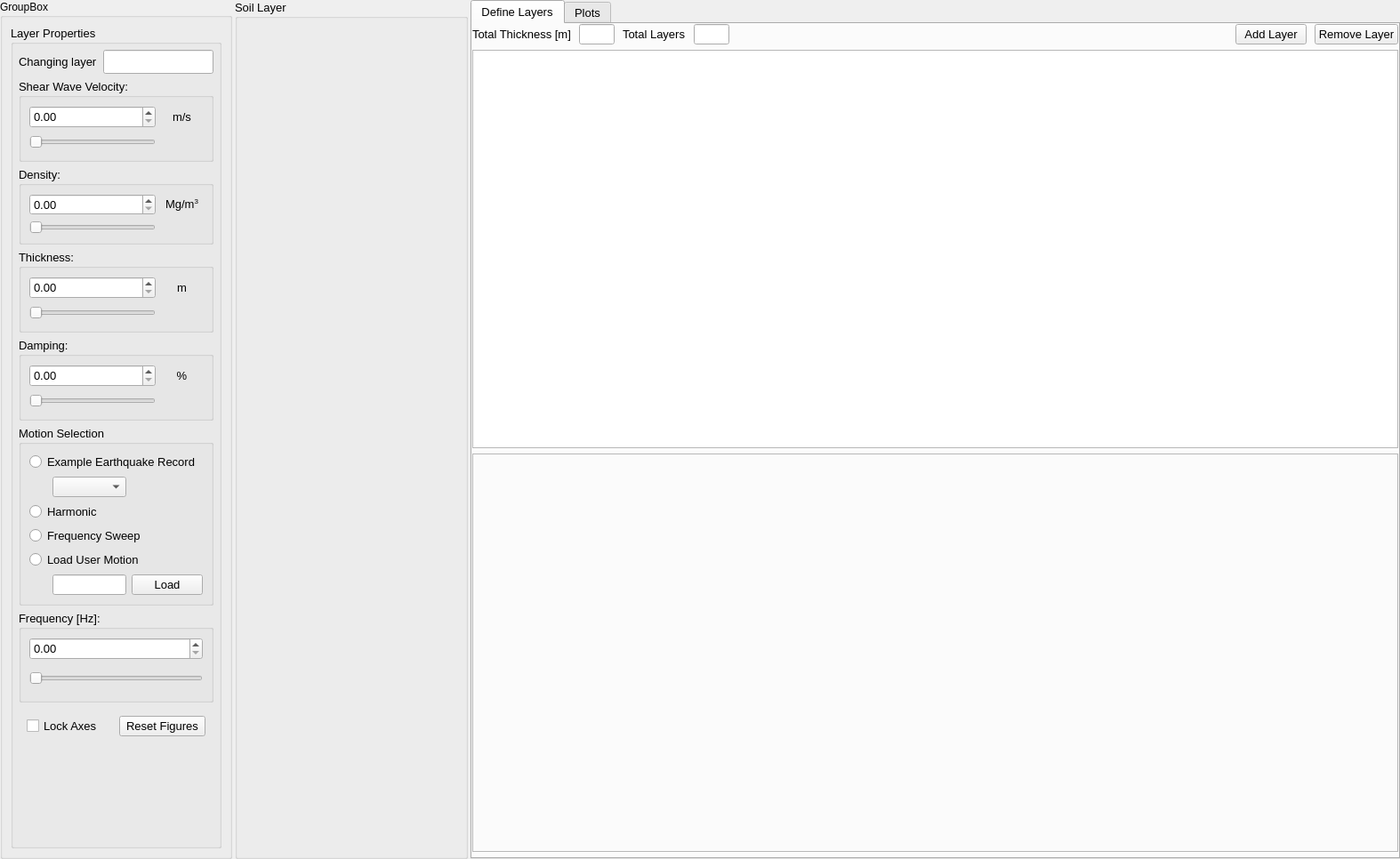
<?xml version="1.0" encoding="UTF-8"?>
<ui version="4.0">
 <class>MainWindow</class>
 <widget class="QMainWindow" name="MainWindow">
  <property name="geometry">
   <rect>
    <x>0</x>
    <y>0</y>
    <width>1574</width>
    <height>966</height>
   </rect>
  </property>
  <property name="windowTitle">
   <string>MainWindow</string>
  </property>
  <widget class="QWidget" name="centralwidget">
   <property name="autoFillBackground">
    <bool>true</bool>
   </property>
   <layout class="QGridLayout" name="gridLayout_2">
    <property name="leftMargin">
     <number>0</number>
    </property>
    <property name="topMargin">
     <number>0</number>
    </property>
    <property name="rightMargin">
     <number>0</number>
    </property>
    <property name="bottomMargin">
     <number>0</number>
    </property>
    <property name="spacing">
     <number>3</number>
    </property>
    <item row="0" column="1">
     <layout class="QGridLayout" name="gridLayout" columnstretch="1,1,4">
      <item row="0" column="2">
       <widget class="QTabWidget" name="tabWidget">
        <property name="sizePolicy">
         <sizepolicy hsizetype="Expanding" vsizetype="Expanding">
          <horstretch>8</horstretch>
          <verstretch>0</verstretch>
         </sizepolicy>
        </property>
        <property name="font">
         <font>
          <pointsize>10</pointsize>
         </font>
        </property>
        <property name="currentIndex">
         <number>0</number>
        </property>
        <widget class="QWidget" name="layerTab">
         <property name="sizePolicy">
          <sizepolicy hsizetype="Preferred" vsizetype="Preferred">
           <horstretch>8</horstretch>
           <verstretch>0</verstretch>
          </sizepolicy>
         </property>
         <attribute name="title">
          <string>Define Layers</string>
         </attribute>
         <layout class="QVBoxLayout" name="verticalLayout">
          <property name="spacing">
           <number>6</number>
          </property>
          <property name="leftMargin">
           <number>0</number>
          </property>
          <property name="topMargin">
           <number>0</number>
          </property>
          <property name="rightMargin">
           <number>0</number>
          </property>
          <property name="bottomMargin">
           <number>0</number>
          </property>
          <item>
           <layout class="QHBoxLayout" name="horizontalLayout">
            <property name="spacing">
             <number>9</number>
            </property>
            <item>
             <widget class="QLabel" name="heightLabel">
              <property name="font">
               <font>
                <pointsize>10</pointsize>
               </font>
              </property>
              <property name="text">
               <string>Total Thickness [m]</string>
              </property>
             </widget>
            </item>
            <item>
             <widget class="QLineEdit" name="totalHeight">
              <property name="maximumSize">
               <size>
                <width>40</width>
                <height>16777215</height>
               </size>
              </property>
              <property name="font">
               <font>
                <pointsize>10</pointsize>
               </font>
              </property>
              <property name="alignment">
               <set>Qt::AlignCenter</set>
              </property>
             </widget>
            </item>
            <item>
             <widget class="QLabel" name="totalLabel">
              <property name="font">
               <font>
                <pointsize>10</pointsize>
               </font>
              </property>
              <property name="text">
               <string>Total Layers</string>
              </property>
             </widget>
            </item>
            <item>
             <widget class="QLineEdit" name="totalLayerLineEdit">
              <property name="maximumSize">
               <size>
                <width>40</width>
                <height>16777215</height>
               </size>
              </property>
              <property name="font">
               <font>
                <pointsize>10</pointsize>
               </font>
              </property>
              <property name="alignment">
               <set>Qt::AlignCenter</set>
              </property>
             </widget>
            </item>
            <item>
             <spacer name="horizontalSpacer">
              <property name="orientation">
               <enum>Qt::Horizontal</enum>
              </property>
              <property name="sizeHint" stdset="0">
               <size>
                <width>40</width>
                <height>20</height>
               </size>
              </property>
             </spacer>
            </item>
            <item>
             <widget class="QPushButton" name="addRowBtn">
              <property name="font">
               <font>
                <pointsize>10</pointsize>
               </font>
              </property>
              <property name="text">
               <string>Add Layer</string>
              </property>
             </widget>
            </item>
            <item>
             <widget class="QPushButton" name="delRowBtn">
              <property name="font">
               <font>
                <pointsize>10</pointsize>
               </font>
              </property>
              <property name="text">
               <string>Remove Layer</string>
              </property>
             </widget>
            </item>
           </layout>
          </item>
          <item>
           <widget class="BonzaTableView" name="tableView">
            <property name="sizePolicy">
             <sizepolicy hsizetype="Expanding" vsizetype="Expanding">
              <horstretch>0</horstretch>
              <verstretch>0</verstretch>
             </sizepolicy>
            </property>
            <property name="minimumSize">
             <size>
              <width>0</width>
              <height>0</height>
             </size>
            </property>
           </widget>
          </item>
          <item>
           <widget class="SimFigure" name="TransferFunctionFig_TabLayer">
            <property name="sizePolicy">
             <sizepolicy hsizetype="Preferred" vsizetype="Expanding">
              <horstretch>0</horstretch>
              <verstretch>0</verstretch>
             </sizepolicy>
            </property>
            <property name="frameShape">
             <enum>QFrame::StyledPanel</enum>
            </property>
            <property name="frameShadow">
             <enum>QFrame::Raised</enum>
            </property>
           </widget>
          </item>
          <item>
           <widget class="FooterWidget" name="widget" native="true"/>
          </item>
         </layout>
        </widget>
        <widget class="QWidget" name="plotsTab">
         <attribute name="title">
          <string>Plots</string>
         </attribute>
         <layout class="QVBoxLayout" name="verticalLayout_10">
          <item>
           <widget class="SimFigure" name="AccOutputFig">
            <property name="frameShape">
             <enum>QFrame::StyledPanel</enum>
            </property>
            <property name="frameShadow">
             <enum>QFrame::Raised</enum>
            </property>
           </widget>
          </item>
          <item>
           <widget class="SimFigure" name="FourierOutputFig">
            <property name="frameShape">
             <enum>QFrame::StyledPanel</enum>
            </property>
            <property name="frameShadow">
             <enum>QFrame::Raised</enum>
            </property>
           </widget>
          </item>
          <item>
           <widget class="SimFigure" name="TransferFunctionFig">
            <property name="frameShape">
             <enum>QFrame::StyledPanel</enum>
            </property>
            <property name="frameShadow">
             <enum>QFrame::Raised</enum>
            </property>
           </widget>
          </item>
          <item>
           <widget class="SimFigure" name="FourierInputFig">
            <property name="frameShape">
             <enum>QFrame::StyledPanel</enum>
            </property>
            <property name="frameShadow">
             <enum>QFrame::Raised</enum>
            </property>
           </widget>
          </item>
          <item>
           <widget class="SimFigure" name="AccInputFig">
            <property name="frameShape">
             <enum>QFrame::StyledPanel</enum>
            </property>
            <property name="frameShadow">
             <enum>QFrame::Raised</enum>
            </property>
           </widget>
          </item>
         </layout>
        </widget>
       </widget>
      </item>
      <item row="0" column="0">
       <widget class="QGroupBox" name="groupBox">
        <property name="sizePolicy">
         <sizepolicy hsizetype="Expanding" vsizetype="Preferred">
          <horstretch>0</horstretch>
          <verstretch>0</verstretch>
         </sizepolicy>
        </property>
        <property name="title">
         <string>GroupBox</string>
        </property>
        <layout class="QVBoxLayout" name="verticalLayout_8">
         <item>
          <widget class="QGroupBox" name="controlGroupBox">
           <property name="sizePolicy">
            <sizepolicy hsizetype="Minimum" vsizetype="Preferred">
             <horstretch>0</horstretch>
             <verstretch>0</verstretch>
            </sizepolicy>
           </property>
           <property name="minimumSize">
            <size>
             <width>200</width>
             <height>0</height>
            </size>
           </property>
           <property name="font">
            <font>
             <pointsize>10</pointsize>
            </font>
           </property>
           <property name="title">
            <string>Layer Properties</string>
           </property>
           <layout class="QGridLayout" name="gridLayout_5">
            <property name="leftMargin">
             <number>6</number>
            </property>
            <property name="topMargin">
             <number>6</number>
            </property>
            <property name="rightMargin">
             <number>6</number>
            </property>
            <property name="bottomMargin">
             <number>6</number>
            </property>
            <item row="3" column="0" colspan="2">
             <widget class="QGroupBox" name="densityGroupBox">
              <property name="title">
               <string>Density:</string>
              </property>
              <layout class="QGridLayout" name="gridLayout_6" columnstretch="3,1" columnminimumwidth="0,0">
               <item row="0" column="0">
                <widget class="QDoubleSpinBox" name="densitySpinBox"/>
               </item>
               <item row="1" column="0">
                <widget class="QSlider" name="densitySlider">
                 <property name="orientation">
                  <enum>Qt::Horizontal</enum>
                 </property>
                </widget>
               </item>
               <item row="0" column="1">
                <widget class="QLabel" name="densityUnitLabel">
                 <property name="font">
                  <font>
                   <pointsize>10</pointsize>
                  </font>
                 </property>
                 <property name="text">
                  <string>Mg/m&lt;sup&gt;3&lt;/sup&gt;</string>
                 </property>
                 <property name="alignment">
                  <set>Qt::AlignCenter</set>
                 </property>
                </widget>
               </item>
              </layout>
             </widget>
            </item>
            <item row="5" column="0" colspan="2">
             <widget class="QGroupBox" name="dampingGroupBox">
              <property name="sizePolicy">
               <sizepolicy hsizetype="Minimum" vsizetype="Preferred">
                <horstretch>0</horstretch>
                <verstretch>0</verstretch>
               </sizepolicy>
              </property>
              <property name="minimumSize">
               <size>
                <width>0</width>
                <height>55</height>
               </size>
              </property>
              <property name="title">
               <string>Damping:</string>
              </property>
              <layout class="QGridLayout" name="gridLayout_9" columnstretch="3,1">
               <item row="0" column="0">
                <widget class="QDoubleSpinBox" name="dampingSpinBox">
                 <property name="sizePolicy">
                  <sizepolicy hsizetype="Expanding" vsizetype="Fixed">
                   <horstretch>0</horstretch>
                   <verstretch>0</verstretch>
                  </sizepolicy>
                 </property>
                 <property name="minimumSize">
                  <size>
                   <width>0</width>
                   <height>25</height>
                  </size>
                 </property>
                </widget>
               </item>
               <item row="1" column="0">
                <widget class="QSlider" name="dampingSlider">
                 <property name="sizePolicy">
                  <sizepolicy hsizetype="Expanding" vsizetype="Fixed">
                   <horstretch>0</horstretch>
                   <verstretch>0</verstretch>
                  </sizepolicy>
                 </property>
                 <property name="minimumSize">
                  <size>
                   <width>0</width>
                   <height>20</height>
                  </size>
                 </property>
                 <property name="orientation">
                  <enum>Qt::Horizontal</enum>
                 </property>
                </widget>
               </item>
               <item row="0" column="1">
                <widget class="QLabel" name="label_4">
                 <property name="font">
                  <font>
                   <pointsize>10</pointsize>
                  </font>
                 </property>
                 <property name="text">
                  <string>%</string>
                 </property>
                 <property name="alignment">
                  <set>Qt::AlignCenter</set>
                 </property>
                </widget>
               </item>
              </layout>
             </widget>
            </item>
            <item row="0" column="0">
             <widget class="QLabel" name="label_5">
              <property name="font">
               <font>
                <pointsize>10</pointsize>
               </font>
              </property>
              <property name="text">
               <string>Changing layer</string>
              </property>
             </widget>
            </item>
            <item row="6" column="0" colspan="2">
             <widget class="QGroupBox" name="motionGroupBox">
              <property name="sizePolicy">
               <sizepolicy hsizetype="Preferred" vsizetype="Maximum">
                <horstretch>0</horstretch>
                <verstretch>0</verstretch>
               </sizepolicy>
              </property>
              <property name="minimumSize">
               <size>
                <width>200</width>
                <height>180</height>
               </size>
              </property>
              <property name="title">
               <string>Motion Selection</string>
              </property>
              <layout class="QGridLayout" name="gridLayout_4">
               <item row="5" column="1">
                <widget class="QLineEdit" name="userMotionFile"/>
               </item>
               <item row="4" column="0" colspan="3">
                <widget class="QRadioButton" name="btn_loadMotion">
                 <property name="sizePolicy">
                  <sizepolicy hsizetype="Maximum" vsizetype="Fixed">
                   <horstretch>0</horstretch>
                   <verstretch>0</verstretch>
                  </sizepolicy>
                 </property>
                 <property name="minimumSize">
                  <size>
                   <width>100</width>
                   <height>0</height>
                  </size>
                 </property>
                 <property name="text">
                  <string>Load User Motion</string>
                 </property>
                </widget>
               </item>
               <item row="5" column="2">
                <widget class="QPushButton" name="loadMotion">
                 <property name="text">
                  <string>Load</string>
                 </property>
                </widget>
               </item>
               <item row="2" column="0" colspan="3">
                <widget class="QRadioButton" name="btn_sine">
                 <property name="sizePolicy">
                  <sizepolicy hsizetype="Maximum" vsizetype="Fixed">
                   <horstretch>0</horstretch>
                   <verstretch>0</verstretch>
                  </sizepolicy>
                 </property>
                 <property name="minimumSize">
                  <size>
                   <width>80</width>
                   <height>0</height>
                  </size>
                 </property>
                 <property name="text">
                  <string>Harmonic</string>
                 </property>
                </widget>
               </item>
               <item row="3" column="0" colspan="3">
                <widget class="QRadioButton" name="btn_sweep">
                 <property name="sizePolicy">
                  <sizepolicy hsizetype="Maximum" vsizetype="Fixed">
                   <horstretch>0</horstretch>
                   <verstretch>0</verstretch>
                  </sizepolicy>
                 </property>
                 <property name="minimumSize">
                  <size>
                   <width>150</width>
                   <height>0</height>
                  </size>
                 </property>
                 <property name="text">
                  <string>Frequency Sweep</string>
                 </property>
                </widget>
               </item>
               <item row="5" column="0">
                <spacer name="horizontalSpacer_2">
                 <property name="orientation">
                  <enum>Qt::Horizontal</enum>
                 </property>
                 <property name="sizeType">
                  <enum>QSizePolicy::Minimum</enum>
                 </property>
                 <property name="sizeHint" stdset="0">
                  <size>
                   <width>20</width>
                   <height>20</height>
                  </size>
                 </property>
                </spacer>
               </item>
               <item row="0" column="0" colspan="3">
                <widget class="QRadioButton" name="btn_earthquake">
                 <property name="sizePolicy">
                  <sizepolicy hsizetype="Maximum" vsizetype="Fixed">
                   <horstretch>0</horstretch>
                   <verstretch>0</verstretch>
                  </sizepolicy>
                 </property>
                 <property name="minimumSize">
                  <size>
                   <width>150</width>
                   <height>0</height>
                  </size>
                 </property>
                 <property name="text">
                  <string>Example Earthquake Record</string>
                 </property>
                </widget>
               </item>
               <item row="1" column="1">
                <widget class="QComboBox" name="MotionSelectioncomboBox"/>
               </item>
               <item row="1" column="0">
                <spacer name="horizontalSpacer_3">
                 <property name="orientation">
                  <enum>Qt::Horizontal</enum>
                 </property>
                 <property name="sizeHint" stdset="0">
                  <size>
                   <width>40</width>
                   <height>20</height>
                  </size>
                 </property>
                </spacer>
               </item>
              </layout>
             </widget>
            </item>
            <item row="0" column="1">
             <widget class="QLineEdit" name="activeLayerlineEdit">
              <property name="font">
               <font>
                <pointsize>12</pointsize>
                <weight>75</weight>
                <bold>true</bold>
                <strikeout>false</strikeout>
               </font>
              </property>
             </widget>
            </item>
            <item row="4" column="0" colspan="2">
             <widget class="QGroupBox" name="thicknessGroupBox">
              <property name="sizePolicy">
               <sizepolicy hsizetype="Minimum" vsizetype="Preferred">
                <horstretch>0</horstretch>
                <verstretch>0</verstretch>
               </sizepolicy>
              </property>
              <property name="minimumSize">
               <size>
                <width>0</width>
                <height>55</height>
               </size>
              </property>
              <property name="title">
               <string>Thickness:</string>
              </property>
              <layout class="QGridLayout" name="gridLayout_8" columnstretch="3,1">
               <item row="1" column="0">
                <widget class="QSlider" name="thicknessSlider">
                 <property name="sizePolicy">
                  <sizepolicy hsizetype="Preferred" vsizetype="Fixed">
                   <horstretch>0</horstretch>
                   <verstretch>0</verstretch>
                  </sizepolicy>
                 </property>
                 <property name="minimumSize">
                  <size>
                   <width>0</width>
                   <height>20</height>
                  </size>
                 </property>
                 <property name="orientation">
                  <enum>Qt::Horizontal</enum>
                 </property>
                </widget>
               </item>
               <item row="0" column="0">
                <widget class="QDoubleSpinBox" name="thicknessSpinBox">
                 <property name="sizePolicy">
                  <sizepolicy hsizetype="Expanding" vsizetype="Fixed">
                   <horstretch>0</horstretch>
                   <verstretch>0</verstretch>
                  </sizepolicy>
                 </property>
                 <property name="minimumSize">
                  <size>
                   <width>0</width>
                   <height>25</height>
                  </size>
                 </property>
                </widget>
               </item>
               <item row="0" column="1">
                <widget class="QLabel" name="label_2">
                 <property name="font">
                  <font>
                   <pointsize>10</pointsize>
                  </font>
                 </property>
                 <property name="text">
                  <string>m</string>
                 </property>
                 <property name="alignment">
                  <set>Qt::AlignCenter</set>
                 </property>
                </widget>
               </item>
              </layout>
             </widget>
            </item>
            <item row="9" column="0">
             <spacer name="verticalSpacer_2">
              <property name="orientation">
               <enum>Qt::Vertical</enum>
              </property>
              <property name="sizeHint" stdset="0">
               <size>
                <width>20</width>
                <height>50</height>
               </size>
              </property>
             </spacer>
            </item>
            <item row="7" column="0" colspan="2">
             <widget class="QGroupBox" name="frequencyGroupBox">
              <property name="sizePolicy">
               <sizepolicy hsizetype="Preferred" vsizetype="Preferred">
                <horstretch>0</horstretch>
                <verstretch>0</verstretch>
               </sizepolicy>
              </property>
              <property name="minimumSize">
               <size>
                <width>0</width>
                <height>100</height>
               </size>
              </property>
              <property name="title">
               <string>Frequency [Hz]:</string>
              </property>
              <layout class="QVBoxLayout" name="verticalLayout_7">
               <item>
                <widget class="QDoubleSpinBox" name="frequencySpinBox">
                 <property name="minimumSize">
                  <size>
                   <width>0</width>
                   <height>25</height>
                  </size>
                 </property>
                </widget>
               </item>
               <item>
                <widget class="QSlider" name="frequencySlider">
                 <property name="sizePolicy">
                  <sizepolicy hsizetype="Expanding" vsizetype="Fixed">
                   <horstretch>0</horstretch>
                   <verstretch>0</verstretch>
                  </sizepolicy>
                 </property>
                 <property name="minimumSize">
                  <size>
                   <width>0</width>
                   <height>30</height>
                  </size>
                 </property>
                 <property name="orientation">
                  <enum>Qt::Horizontal</enum>
                 </property>
                </widget>
               </item>
              </layout>
             </widget>
            </item>
            <item row="2" column="0" colspan="2">
             <widget class="QGroupBox" name="shearWaveVelocityGroupBox">
              <property name="sizePolicy">
               <sizepolicy hsizetype="Preferred" vsizetype="Preferred">
                <horstretch>0</horstretch>
                <verstretch>0</verstretch>
               </sizepolicy>
              </property>
              <property name="minimumSize">
               <size>
                <width>0</width>
                <height>55</height>
               </size>
              </property>
              <property name="title">
               <string>Shear Wave Velocity:</string>
              </property>
              <layout class="QGridLayout" name="gridLayout_7" columnstretch="3,1" columnminimumwidth="0,0">
               <item row="0" column="0">
                <widget class="QDoubleSpinBox" name="vsSpinBox">
                 <property name="sizePolicy">
                  <sizepolicy hsizetype="Preferred" vsizetype="Fixed">
                   <horstretch>0</horstretch>
                   <verstretch>0</verstretch>
                  </sizepolicy>
                 </property>
                 <property name="minimumSize">
                  <size>
                   <width>0</width>
                   <height>25</height>
                  </size>
                 </property>
                </widget>
               </item>
               <item row="0" column="1">
                <widget class="QLabel" name="label_3">
                 <property name="font">
                  <font>
                   <pointsize>10</pointsize>
                  </font>
                 </property>
                 <property name="text">
                  <string>m/s</string>
                 </property>
                 <property name="alignment">
                  <set>Qt::AlignCenter</set>
                 </property>
                </widget>
               </item>
               <item row="1" column="0">
                <widget class="QSlider" name="vsSlider">
                 <property name="sizePolicy">
                  <sizepolicy hsizetype="Preferred" vsizetype="Fixed">
                   <horstretch>0</horstretch>
                   <verstretch>0</verstretch>
                  </sizepolicy>
                 </property>
                 <property name="minimumSize">
                  <size>
                   <width>0</width>
                   <height>20</height>
                  </size>
                 </property>
                 <property name="orientation">
                  <enum>Qt::Horizontal</enum>
                 </property>
                </widget>
               </item>
              </layout>
             </widget>
            </item>
            <item row="8" column="0" colspan="2">
             <widget class="QFrame" name="frame_2">
              <layout class="QHBoxLayout" name="horizontalLayout_2">
               <item>
                <widget class="QCheckBox" name="lockAxischeckBox">
                 <property name="text">
                  <string>Lock Axes</string>
                 </property>
                </widget>
               </item>
               <item>
                <widget class="QPushButton" name="resetFigureBtn">
                 <property name="text">
                  <string>Reset Figures</string>
                 </property>
                </widget>
               </item>
              </layout>
             </widget>
            </item>
           </layout>
          </widget>
         </item>
        </layout>
       </widget>
      </item>
      <item row="0" column="1">
       <widget class="QGroupBox" name="layerGroupBox">
        <property name="sizePolicy">
         <sizepolicy hsizetype="Preferred" vsizetype="Preferred">
          <horstretch>0</horstretch>
          <verstretch>0</verstretch>
         </sizepolicy>
        </property>
        <property name="minimumSize">
         <size>
          <width>100</width>
          <height>0</height>
         </size>
        </property>
        <property name="font">
         <font>
          <pointsize>10</pointsize>
         </font>
        </property>
        <property name="title">
         <string>Soil Layer</string>
        </property>
       </widget>
      </item>
     </layout>
    </item>
   </layout>
  </widget>
  <widget class="QMenuBar" name="menubar">
   <property name="geometry">
    <rect>
     <x>0</x>
     <y>0</y>
     <width>1574</width>
     <height>21</height>
    </rect>
   </property>
  </widget>
 </widget>
 <customwidgets>
  <customwidget>
   <class>BonzaTableView</class>
   <extends>QTableView</extends>
   <header>UI/BonzaTableView.h</header>
  </customwidget>
  <customwidget>
   <class>SimFigure</class>
   <extends>QFrame</extends>
   <header>./source/simfigure.h</header>
   <container>1</container>
  </customwidget>
  <customwidget>
   <class>FooterWidget</class>
   <extends>QWidget</extends>
   <header location="global">footerwidget.h</header>
   <container>1</container>
  </customwidget>
 </customwidgets>
 <resources/>
 <connections/>
</ui>
